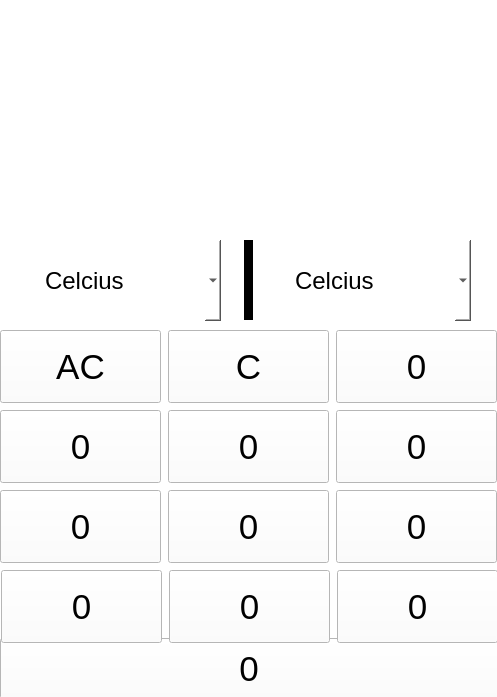
<?xml version="1.0" encoding="UTF-8"?>
<ui version="4.0">
 <class>Dialog</class>
 <widget class="QDialog" name="Dialog">
  <property name="geometry">
   <rect>
    <x>0</x>
    <y>0</y>
    <width>497</width>
    <height>697</height>
   </rect>
  </property>
  <property name="windowTitle">
   <string>Dialog</string>
  </property>
  <widget class="QStackedWidget" name="stackedWidget">
   <property name="geometry">
    <rect>
     <x>0</x>
     <y>0</y>
     <width>499</width>
     <height>699</height>
    </rect>
   </property>
   <property name="currentIndex">
    <number>1</number>
   </property>
   <widget class="QWidget" name="page_welcome">
    <property name="styleSheet">
     <string notr="true">QWidget#page_welcome{
background-color: qlineargradient(spread:pad, x1:0, y1:0.102, x2:1, y2:1, stop:0 rgba(205, 165, 255, 255), stop:0.675393 rgba(156, 229, 219, 255), stop:1 rgba(255, 255, 255, 255));}</string>
    </property>
    <widget class="QLabel" name="welcome">
     <property name="geometry">
      <rect>
       <x>67</x>
       <y>135</y>
       <width>391</width>
       <height>81</height>
      </rect>
     </property>
     <property name="styleSheet">
      <string notr="true">font: 63 30pt &quot;Bahnschrift SemiBold&quot;; color:rgb(31, 86, 146)</string>
     </property>
     <property name="text">
      <string>Selamat Datang</string>
     </property>
    </widget>
    <widget class="QLabel" name="welcome2">
     <property name="geometry">
      <rect>
       <x>90</x>
       <y>210</y>
       <width>321</width>
       <height>31</height>
      </rect>
     </property>
     <property name="styleSheet">
      <string notr="true">font: 63 14pt &quot;Bahnschrift SemiBold&quot;; color:rgb(31, 86, 146)</string>
     </property>
     <property name="text">
      <string>Silahkan pilih mode kalkulator</string>
     </property>
    </widget>
    <widget class="QComboBox" name="Opsimode">
     <property name="geometry">
      <rect>
       <x>120</x>
       <y>334</y>
       <width>271</width>
       <height>41</height>
      </rect>
     </property>
     <property name="font">
      <font>
       <pointsize>12</pointsize>
      </font>
     </property>
     <property name="layoutDirection">
      <enum>Qt::LeftToRight</enum>
     </property>
     <property name="styleSheet">
      <string notr="true"/>
     </property>
     <item>
      <property name="text">
       <string>Kalkulator sederhana</string>
      </property>
     </item>
     <item>
      <property name="text">
       <string>Konversi Suhu</string>
      </property>
     </item>
     <item>
      <property name="text">
       <string>Konversi Panjang</string>
      </property>
     </item>
     <item>
      <property name="text">
       <string>Konversi Massa</string>
      </property>
     </item>
     <item>
      <property name="text">
       <string>Konversi Waktu</string>
      </property>
     </item>
     <item>
      <property name="text">
       <string>Konversi kecepatan</string>
      </property>
     </item>
    </widget>
    <widget class="QPushButton" name="submitpilihan">
     <property name="geometry">
      <rect>
       <x>207</x>
       <y>476</y>
       <width>93</width>
       <height>28</height>
      </rect>
     </property>
     <property name="text">
      <string>Pilih</string>
     </property>
    </widget>
   </widget>
   <widget class="QWidget" name="page_suhu">
    <property name="styleSheet">
     <string notr="true">background-color:rgb(255, 255, 255)</string>
    </property>
    <widget class="QPushButton" name="pushButton">
     <property name="geometry">
      <rect>
       <x>0</x>
       <y>638</y>
       <width>498</width>
       <height>61</height>
      </rect>
     </property>
     <property name="font">
      <font>
       <pointsize>26</pointsize>
      </font>
     </property>
     <property name="text">
      <string>0</string>
     </property>
    </widget>
    <widget class="QPushButton" name="pushButton_2">
     <property name="geometry">
      <rect>
       <x>1</x>
       <y>570</y>
       <width>161</width>
       <height>73</height>
      </rect>
     </property>
     <property name="font">
      <font>
       <pointsize>26</pointsize>
      </font>
     </property>
     <property name="text">
      <string>0</string>
     </property>
    </widget>
    <widget class="QPushButton" name="pushButton_3">
     <property name="geometry">
      <rect>
       <x>169</x>
       <y>570</y>
       <width>161</width>
       <height>73</height>
      </rect>
     </property>
     <property name="font">
      <font>
       <pointsize>26</pointsize>
      </font>
     </property>
     <property name="text">
      <string>0</string>
     </property>
    </widget>
    <widget class="QPushButton" name="pushButton_4">
     <property name="geometry">
      <rect>
       <x>337</x>
       <y>570</y>
       <width>161</width>
       <height>73</height>
      </rect>
     </property>
     <property name="font">
      <font>
       <pointsize>26</pointsize>
      </font>
     </property>
     <property name="text">
      <string>0</string>
     </property>
    </widget>
    <widget class="QPushButton" name="pushButton_5">
     <property name="geometry">
      <rect>
       <x>168</x>
       <y>490</y>
       <width>161</width>
       <height>73</height>
      </rect>
     </property>
     <property name="font">
      <font>
       <pointsize>26</pointsize>
      </font>
     </property>
     <property name="text">
      <string>0</string>
     </property>
    </widget>
    <widget class="QPushButton" name="pushButton_6">
     <property name="geometry">
      <rect>
       <x>0</x>
       <y>490</y>
       <width>161</width>
       <height>73</height>
      </rect>
     </property>
     <property name="font">
      <font>
       <pointsize>26</pointsize>
      </font>
     </property>
     <property name="text">
      <string>0</string>
     </property>
    </widget>
    <widget class="QPushButton" name="pushButton_7">
     <property name="geometry">
      <rect>
       <x>336</x>
       <y>490</y>
       <width>161</width>
       <height>73</height>
      </rect>
     </property>
     <property name="font">
      <font>
       <pointsize>26</pointsize>
      </font>
     </property>
     <property name="text">
      <string>0</string>
     </property>
    </widget>
    <widget class="QPushButton" name="pushButton_8">
     <property name="geometry">
      <rect>
       <x>336</x>
       <y>410</y>
       <width>161</width>
       <height>73</height>
      </rect>
     </property>
     <property name="font">
      <font>
       <pointsize>26</pointsize>
      </font>
     </property>
     <property name="text">
      <string>0</string>
     </property>
    </widget>
    <widget class="QPushButton" name="pushButton_9">
     <property name="geometry">
      <rect>
       <x>168</x>
       <y>410</y>
       <width>161</width>
       <height>73</height>
      </rect>
     </property>
     <property name="font">
      <font>
       <pointsize>26</pointsize>
      </font>
     </property>
     <property name="text">
      <string>0</string>
     </property>
    </widget>
    <widget class="QPushButton" name="pushButton_10">
     <property name="geometry">
      <rect>
       <x>0</x>
       <y>410</y>
       <width>161</width>
       <height>73</height>
      </rect>
     </property>
     <property name="font">
      <font>
       <pointsize>26</pointsize>
      </font>
     </property>
     <property name="text">
      <string>0</string>
     </property>
    </widget>
    <widget class="QPushButton" name="pushButton_11">
     <property name="geometry">
      <rect>
       <x>168</x>
       <y>330</y>
       <width>161</width>
       <height>73</height>
      </rect>
     </property>
     <property name="font">
      <font>
       <pointsize>26</pointsize>
      </font>
     </property>
     <property name="text">
      <string>C</string>
     </property>
    </widget>
    <widget class="QPushButton" name="pushButton_12">
     <property name="geometry">
      <rect>
       <x>0</x>
       <y>330</y>
       <width>161</width>
       <height>73</height>
      </rect>
     </property>
     <property name="font">
      <font>
       <pointsize>26</pointsize>
      </font>
     </property>
     <property name="text">
      <string>AC</string>
     </property>
    </widget>
    <widget class="QPushButton" name="pushButton_13">
     <property name="geometry">
      <rect>
       <x>336</x>
       <y>330</y>
       <width>161</width>
       <height>73</height>
      </rect>
     </property>
     <property name="font">
      <font>
       <pointsize>26</pointsize>
      </font>
     </property>
     <property name="text">
      <string>0</string>
     </property>
    </widget>
    <widget class="QFrame" name="frame">
     <property name="geometry">
      <rect>
       <x>240</x>
       <y>240</y>
       <width>16</width>
       <height>80</height>
      </rect>
     </property>
     <property name="frameShape">
      <enum>QFrame::VLine</enum>
     </property>
     <property name="frameShadow">
      <enum>QFrame::Plain</enum>
     </property>
     <property name="lineWidth">
      <number>9</number>
     </property>
    </widget>
    <widget class="QComboBox" name="suhu_kiri">
     <property name="geometry">
      <rect>
       <x>40</x>
       <y>240</y>
       <width>181</width>
       <height>81</height>
      </rect>
     </property>
     <property name="font">
      <font>
       <pointsize>18</pointsize>
      </font>
     </property>
     <property name="layoutDirection">
      <enum>Qt::LeftToRight</enum>
     </property>
     <property name="styleSheet">
      <string notr="true">QComboBox#suhu_kiri {
border: none;
}</string>
     </property>
     <item>
      <property name="text">
       <string>Celcius</string>
      </property>
     </item>
     <item>
      <property name="text">
       <string>Fahrenheit</string>
      </property>
     </item>
    </widget>
    <widget class="QComboBox" name="suhu_kanan">
     <property name="geometry">
      <rect>
       <x>290</x>
       <y>240</y>
       <width>181</width>
       <height>81</height>
      </rect>
     </property>
     <property name="font">
      <font>
       <pointsize>18</pointsize>
      </font>
     </property>
     <property name="layoutDirection">
      <enum>Qt::LeftToRight</enum>
     </property>
     <property name="styleSheet">
      <string notr="true">QComboBox#suhu_kanan {
border: none;
}</string>
     </property>
     <item>
      <property name="text">
       <string>Celcius</string>
      </property>
     </item>
     <item>
      <property name="text">
       <string>Fahrenheit</string>
      </property>
     </item>
    </widget>
   </widget>
  </widget>
 </widget>
 <resources/>
 <connections/>
</ui>
